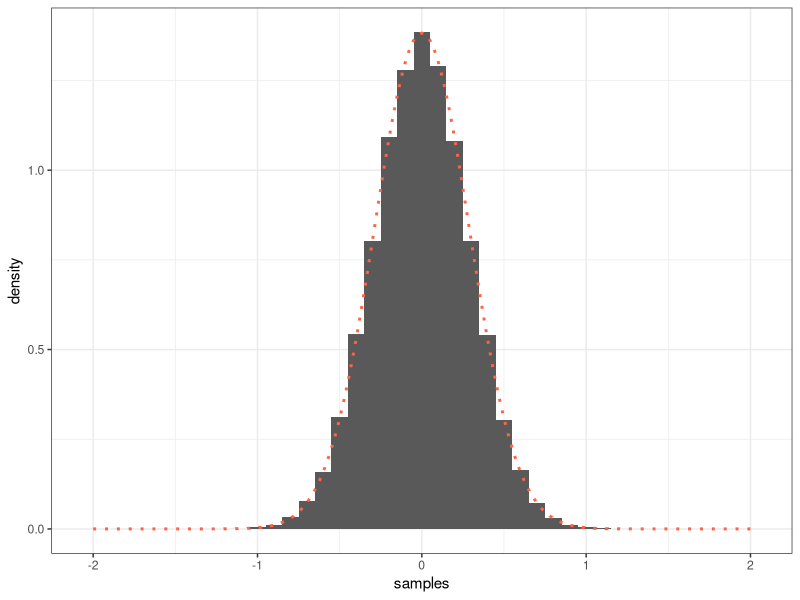
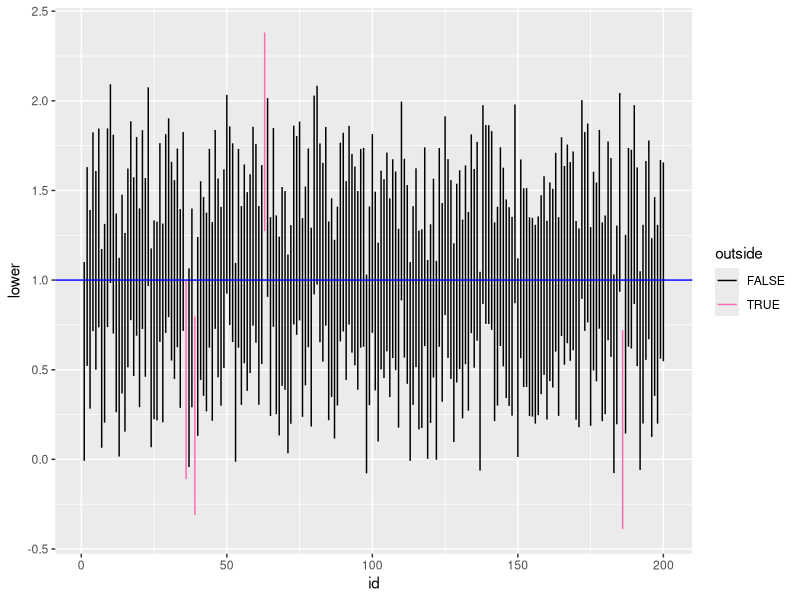
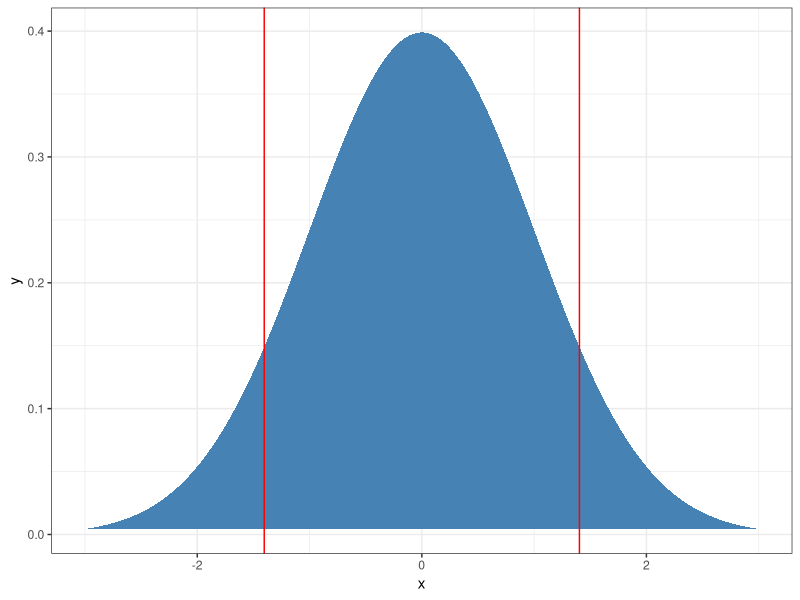
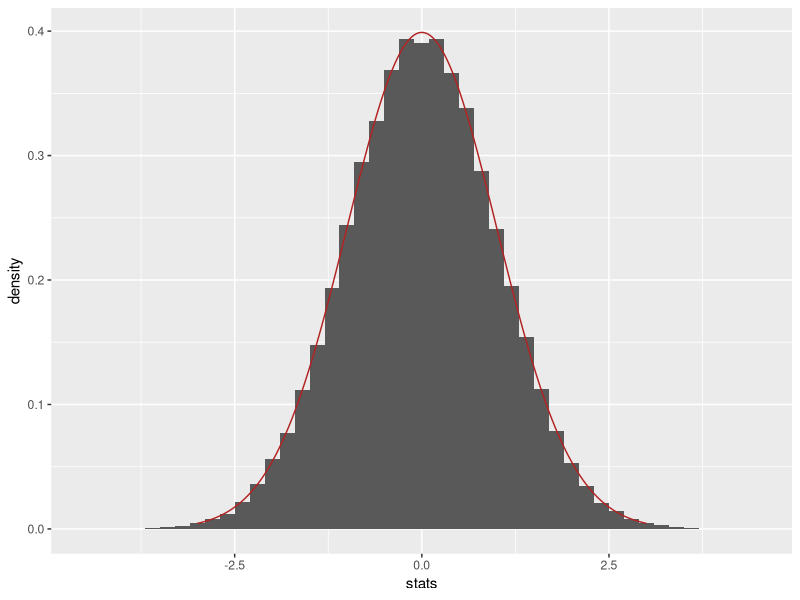
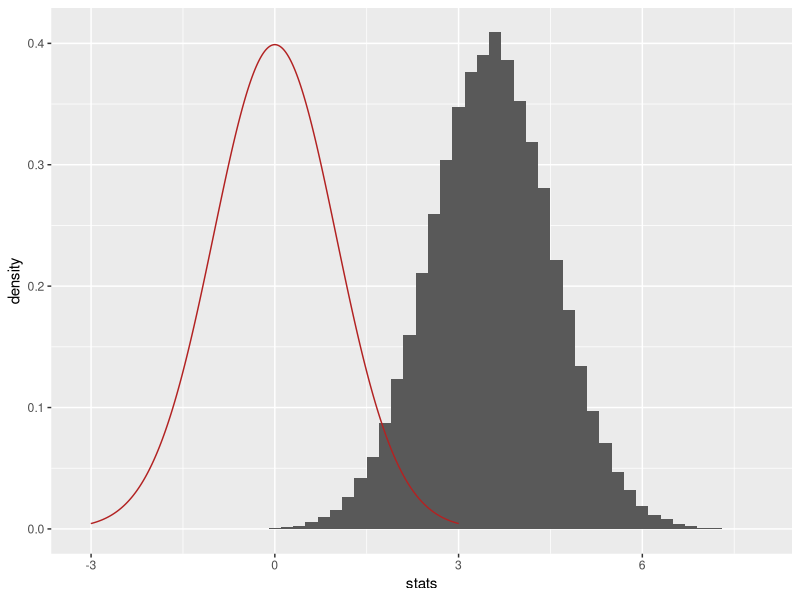

These figures' R source, in order:
## ---- chunk 1
library(ggplot2)
## ---- chunk 2
set.seed(1234)

num_reps <- 1e5
results <- rep(0, num_reps)

for(i in 1:num_reps){
  X <- runif(50, min=0, max=1)
  X_bar <- mean(X)
  results[i] <- sqrt(50)*(X_bar-0.5)
}

dat <- data.frame(samples=results, x=seq(-2, 2, length.out=1e5), y=dnorm(seq(-2, 2, length.out=1e5), mean=0, sd=sqrt(1/12)))
ggplot(dat, aes(x=samples, y=..density..)) + geom_histogram(binwidth=0.1) + geom_line(aes(x=x, y=y), color="tomato", size=1, linetype=3) + theme_bw()
## ---- chunk 3
mu <- 1
sigma <- sqrt(2)
n <- 25

X <- rnorm(25, mean=mu, sd=sigma)

sample_mu <- mean(X)

sample_mu - (1.96*sigma/sqrt(n))
sample_mu + (1.96*sigma/sqrt(n))

sample_mu+qnorm(0.025, mean=0, sd=sigma/sqrt(n))
sample_mu+qnorm(0.975, mean=0, sd=sigma/sqrt(n))
## ---- chunk 4
mu <- 1
sigma <- sqrt(2)
n <- 25

B <- 1e6
success <- 0
for(i in 1:B){
  X <- rnorm(25, mean=mu, sd=sigma)
  
  sample_mu <- mean(X)
  lower <- sample_mu+qnorm(0.025, mean=0, sd=sigma/sqrt(n))
  upper <- sample_mu+qnorm(0.975, mean=0, sd=sigma/sqrt(n))
  if(lower<mu && upper>mu){
    success <- success+1
  }
}
success/B

## ---- chunk 5
B <- 200
upper <- rep(0, 50)
lower <- rep(0, 50)

for(i in 1:B){
  X <- rnorm(25, mean=mu, sd=sigma)
  
  sample_mu <- mean(X)
  lower[i] <- sample_mu+qnorm(0.025, mean=0, sd=sigma/sqrt(n))
  upper[i] <- sample_mu+qnorm(0.975, mean=0, sd=sigma/sqrt(n))
}

dat <- data.frame(upper=upper, lower=lower, id=1:B, outside=lower>mu | upper<mu)
ggplot(dat, aes(x=id, xend=id, y=lower, yend=upper, color=outside)) + geom_segment() + geom_hline(yintercept=1, color="blue") + scale_color_manual(values=c("black", "hotpink"))
## ---- chunk 6
mu <- 1
sigma <- sqrt(2)
n <- 25

X <- rnorm(25, mean=mu, sd=sigma)

stat <- (mean(X)-mu)/(sigma/sqrt(n))
stat
pval <- 2*(1-pnorm(abs(stat)))

dat <- data.frame(x=seq(-3, 3, length.out=1e5), y=dnorm(seq(-3, 3, length.out=1e5)))
ggplot(dat, aes(x=x, y=y)) + theme_bw() + geom_polygon(fill="steelblue") + geom_vline(xintercept=stat, color="red") + geom_vline(xintercept=-stat, color="red")

## ---- chunk 7
mu <- 1
sigma <- sqrt(2)
n <- 25
B <- 1e5

stats <- rep(0, B)

for(i in 1:B){
  X <- rnorm(25, mean=mu, sd=sigma)
  stats[i] <- (mean(X)-mu)/(sigma/sqrt(n))
}

samples <- data.frame(stats=stats)
normal <- data.frame(x=seq(-3, 3, length.out=1e5), y=dnorm(seq(-3, 3, length.out=1e5)))
ggplot(samples, aes(x=stats, y=..density..)) + geom_histogram(binwidth=0.2) + geom_line(data=normal, aes(x=x, y=y), color="firebrick")
## ---- chunk 8
mu <- 1
actual_mu <- 2
sigma <- sqrt(2)
n <- 25
B <- 1e5

stats <- rep(0, B)

for(i in 1:B){
  X <- rnorm(25, mean=actual_mu, sd=sigma)
  stats[i] <- (mean(X)-mu)/(sigma/sqrt(n))
}

samples <- data.frame(stats=stats)
normal <- data.frame(x=seq(-3, 3, length.out=1e5), y=dnorm(seq(-3, 3, length.out=1e5)))
ggplot(samples, aes(x=stats, y=..density..)) + geom_histogram(binwidth=0.2) + geom_line(data=normal, aes(x=x, y=y), color="firebrick")
